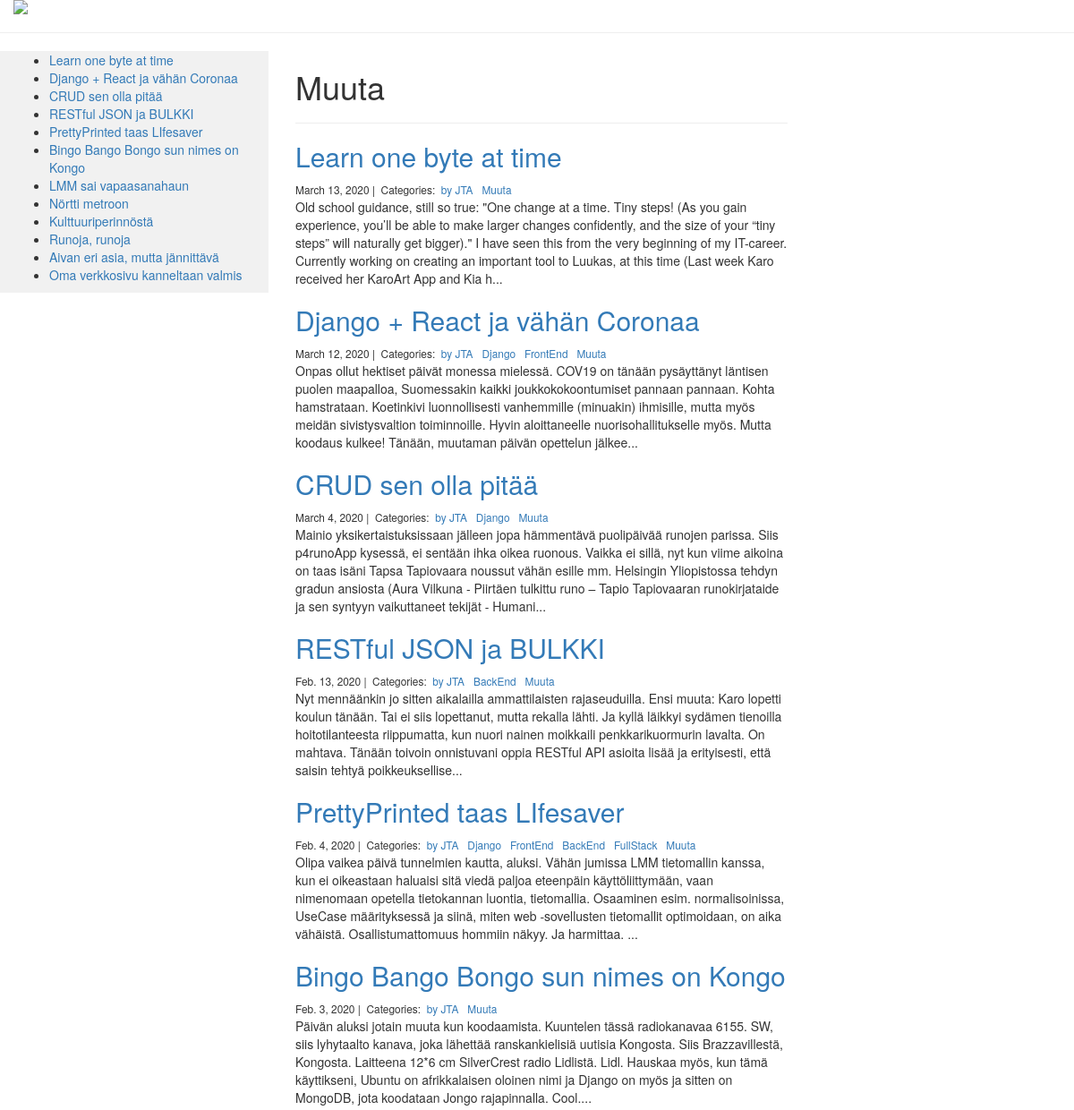
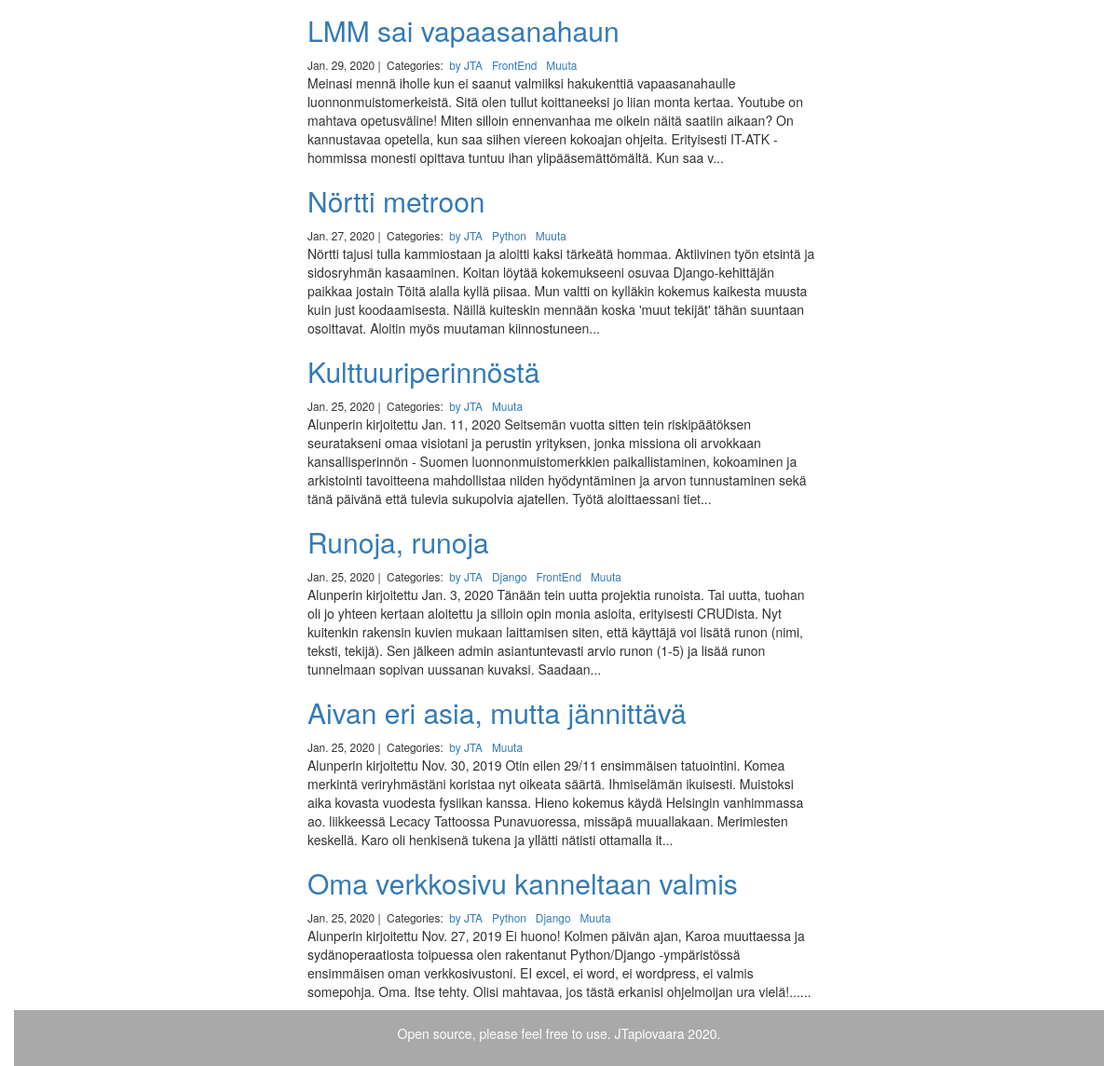
The page /ploki/Muuta/ on the database its author committed (2 pictures, top to bottom).
### ploki/models.py (models this page shows, shortened)
class Post(models.Model):
    title = models.CharField(max_length=255)
    body = models.TextField()
    created_on = models.DateTimeField(auto_now_add=True)
    last_modified = models.DateTimeField(auto_now=True)
    categories = models.ManyToManyField('Category', related_name='posts')
    class Meta:
        ordering = ('-created_on',)

class Category(models.Model):
    name = models.CharField(max_length=20)

### ploki/views.py (the view)
# urls.py: path('<category>/', views.ploki_category, name='ploki_category'),
def ploki_category(request, category):
    posts = Post.objects.filter(
        categories__name__contains=category
    ).order_by(
        '-created_on'
    )
    context = {
        'category': category,
        'posts': posts
    }
    return render(request, 'ploki_category.html', context)

### ploki/templates/ploki_category.html (shortened to what this page needs)
{% extends 'base.html' %}
{% block page_content %}
{% load bootstrap_themes %}
{% load static %}
    <div class ="container-fluid">
        <a href="{% url 'ploki:ploki_index' %}">
            <img src="{% static "images/osaamiset.gif" %}" class="img-responsive">
        </a>
    </div>
    <hr>
    <nav class="col-sm-3 sidenav">
        <ul>
            {% for post in posts %}
                <li><a href="{% url 'ploki:ploki_detail' post.pk%}">{{ post.title }}</a></li>
            {% endfor %}
        </ul>
    </nav>
    <div class="container-fluid">
        <div class="row content">
            <div class="col-sm-9">
                <div class="col-md-8 offset-md-2">
                    <h1>{{ category | title }}</h1>
                    <hr>
                    {% for post in posts %}
                    <h2><a href="{% url 'ploki:ploki_detail' post.pk%}">{{ post.title }}</a></h2>
                    <small>
                        {{ post.created_on.date }} |&nbsp;
                        Categories:&nbsp;
                        {% for category in post.categories.all %}
                        <a href="{% url 'ploki:ploki_category' category.name %}">
                            {{ category.name }}
                        </a>&nbsp;
                        {% endfor %}
                    </small>
                    <p>{{ post.body | slice:":400" }}...</p>
                    {% endfor %}
                </div>
            </div>
        </div>
    </div>
{% endblock %}

### ploki/templates/base.html (style rules this page uses)
.row.content { height: 1500px }
.sidenav { background-color: #f1f1f1; height: 100%; }

### rows shown on the page
Post: title "Learn one byte at time", created_on "March 13, 2020", body "Old school guidance, still so true: \"One change at a time. Tiny steps! (As you gain experience, you’ll be able to make larger changes confidently, and the size of your “tiny steps” will naturally get bigger).\" I have seen this from the very beginning of my IT-career. Currently working on creating an important tool to Luukas, at this time (Last week Karo received her KaroArt App and Kia h"
Post: title "Django + React ja vähän Coronaa", created_on "March 12, 2020", body "Onpas ollut hektiset päivät monessa mielessä. COV19 on tänään pysäyttänyt läntisen puolen maapalloa, Suomessakin kaikki joukkokokoontumiset pannaan pannaan. Kohta hamstrataan. Koetinkivi luonnollisesti vanhemmille (minuakin) ihmisille, mutta myös meidän sivistysvaltion toiminnoille. Hyvin aloittaneelle nuorisohallitukselle myös. Mutta koodaus kulkee! Tänään, muutaman päivän opettelun jälkee"
Post: title "CRUD sen olla pitää", created_on "March 4, 2020", body "Mainio yksikertaistuksissaan jälleen jopa hämmentävä puolipäivää runojen parissa. Siis p4runoApp kysessä, ei sentään ihka oikea ruonous. Vaikka ei sillä, nyt kun viime aikoina on taas isäni Tapsa Tapiovaara noussut vähän esille mm. Helsingin Yliopistossa tehdyn gradun ansiosta (Aura Vilkuna - Piirtäen tulkittu runo – Tapio Tapiovaaran runokirjataide ja sen syntyyn vaikuttaneet tekijät - Humani"
Post: title "RESTful JSON ja BULKKI", created_on "Feb. 13, 2020", body "Nyt mennäänkin jo sitten aikalailla ammattilaisten rajaseuduilla. Ensi muuta: Karo lopetti koulun tänään. Tai ei siis lopettanut, mutta rekalla lähti. Ja kyllä läikkyi sydämen tienoilla hoitotilanteesta riippumatta, kun nuori nainen moikkaili penkkarikuormurin lavalta. On mahtava. Tänään toivoin onnistuvani oppia RESTful API asioita lisää ja erityisesti, että saisin tehtyä poikkeuksellise"
Post: title "PrettyPrinted taas LIfesaver", created_on "Feb. 4, 2020", body "Olipa vaikea päivä tunnelmien kautta, aluksi. Vähän jumissa LMM tietomallin kanssa, kun ei oikeastaan haluaisi sitä viedä paljoa eteenpäin käyttöliittymään, vaan nimenomaan opetella tietokannan luontia, tietomallia. Osaaminen esim. normalisoinissa, UseCase määrityksessä ja siinä, miten web -sovellusten tietomallit optimoidaan, on aika vähäistä. Osallistumattomuus hommiin näkyy. Ja harmittaa."
Post: title "Bingo Bango Bongo sun nimes on Kongo", created_on "Feb. 3, 2020", body "Päivän aluksi jotain muuta kun koodaamista. Kuuntelen tässä radiokanavaa 6155. SW, siis lyhytaalto kanava, joka lähettää ranskankielisiä uutisia Kongosta. Siis Brazzavillestä, Kongosta. Laitteena 12*6 cm SilverCrest radio Lidlistä. Lidl. Hauskaa myös, kun tämä käyttikseni, Ubuntu on afrikkalaisen oloinen nimi ja Django on myös ja sitten on MongoDB, jota koodataan Jongo rajapinnalla. Cool."
Post: title "LMM sai vapaasanahaun", created_on "Jan. 29, 2020", body "Meinasi mennä iholle kun ei saanut valmiiksi hakukenttiä vapaasanahaulle luonnonmuistomerkeistä. Sitä olen tullut koittaneeksi jo liian monta kertaa. Youtube on mahtava opetusväline! Miten silloin ennenvanhaa me oikein näitä saatiin aikaan? On kannustavaa opetella, kun saa siihen viereen kokoajan ohjeita. Erityisesti IT-ATK -hommissa monesti opittava tuntuu ihan ylipääsemättömältä. Kun saa v"
Post: title "Nörtti metroon", created_on "Jan. 27, 2020", body "Nörtti tajusi tulla kammiostaan ja aloitti kaksi tärkeätä hommaa. Aktiivinen työn etsintä ja sidosryhmän kasaaminen. Koitan löytää kokemukseeni osuvaa Django-kehittäjän paikkaa jostain Töitä alalla kyllä piisaa. Mun valtti on kylläkin kokemus kaikesta muusta kuin just koodaamisesta. Näillä kuiteskin mennään koska 'muut tekijät' tähän suuntaan osoittavat. Aloitin myös muutaman kiinnostuneen"
Post: title "Kulttuuriperinnöstä", created_on "Jan. 25, 2020", body "Alunperin kirjoitettu Jan. 11, 2020 Seitsemän vuotta sitten tein riskipäätöksen seuratakseni omaa visiotani ja perustin yrityksen, jonka missiona oli arvokkaan kansallisperinnön - Suomen luonnonmuistomerkkien paikallistaminen, kokoaminen ja arkistointi tavoitteena mahdollistaa niiden hyödyntäminen ja arvon tunnustaminen sekä tänä päivänä että tulevia sukupolvia ajatellen. Työtä aloittaessani tiet"
Post: title "Runoja, runoja", created_on "Jan. 25, 2020", body "Alunperin kirjoitettu Jan. 3, 2020 Tänään tein uutta projektia runoista. Tai uutta, tuohan oli jo yhteen kertaan aloitettu ja silloin opin monia asioita, erityisesti CRUDista. Nyt kuitenkin rakensin kuvien mukaan laittamisen siten, että käyttäjä voi lisätä runon (nimi, teksti, tekijä). Sen jälkeen admin asiantuntevasti arvio runon (1-5) ja lisää runon tunnelmaan sopivan uussanan kuvaksi. Saadaan"
Post: title "Aivan eri asia, mutta jännittävä", created_on "Jan. 25, 2020", body "Alunperin kirjoitettu Nov. 30, 2019 Otin eilen 29/11 ensimmäisen tatuointini. Komea merkintä veriryhmästäni koristaa nyt oikeata säärtä. Ihmiselämän ikuisesti. Muistoksi aika kovasta vuodesta fysiikan kanssa. Hieno kokemus käydä Helsingin vanhimmassa ao. liikkeessä Lecacy Tattoossa Punavuoressa, missäpä muuallakaan. Merimiesten keskellä. Karo oli henkisenä tukena ja yllätti nätisti ottamalla it"
Post: title "Oma verkkosivu kanneltaan valmis", created_on "Jan. 25, 2020", body "Alunperin kirjoitettu Nov. 27, 2019 Ei huono! Kolmen päivän ajan, Karoa muuttaessa ja sydänoperaatiosta toipuessa olen rakentanut Python/Django -ympäristössä ensimmäisen oman verkkosivustoni. EI excel, ei word, ei wordpress, ei valmis somepohja. Oma. Itse tehty. Olisi mahtavaa, jos tästä erkanisi ohjelmoijan ura vielä!..."
Category: name "Muuta"
Category: name "by JTA"
Category: name "Django"
Category: name "FrontEnd"
Category: name "BackEnd"
Category: name "FullStack"
Category: name "Python"
